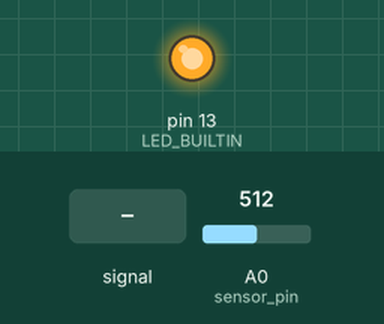
A sketch run on a simulated Arduino Uno, built with avr-gcc and run on an emulated ATmega328P. Parts: output pins drawn as LEDs (lit = HIGH). The inputs (shaded band) are chosen by the test bench; at power-on: A0 (sensor_pin) = 512. What the sketch prints to the serial monitor is not drawn.

Above: at 1.2 s.
1.3 s: A0 (sensor_pin) fed a 200 Hz sine of ±81 counts around its level
2.8 s: A0 (sensor_pin) set to 716
4.3 s: A0 (sensor_pin) set to 900
Timing chart, 0 to 7.3 s (numbered marks = the images above; inputs shaded):
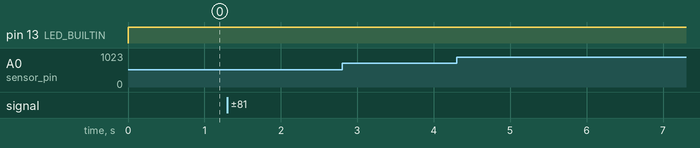

Measured:
- after the input at 1.3 s, every drawn part: stays the same
- after the input at 2.8 s, every drawn part: stays the same
- after the input at 4.3 s, every drawn part: stays the same

The sketch:

force_test.ino
```cpp
#include <Servo.h>

int sensor_pin = A0;
int value = 0;
unsigned long time = 0;
int do_send = 1;

void setup() {
  Serial.begin(115200);
  pinMode(LED_BUILTIN, OUTPUT);
}

void loop() {
  if (Serial.available() >= sizeof(do_send)) {
    Serial.readBytes((byte *)&do_send, sizeof(do_send));
    digitalWrite(LED_BUILTIN, LOW);
    delay(1000);
  }
  if (do_send != 0) {
    digitalWrite(LED_BUILTIN, HIGH);
    value = analogRead(sensor_pin);
    time = millis();
    Serial.write((byte *)&time, sizeof(time));
    Serial.write((byte *)&value, sizeof(value));
  }
}
```
